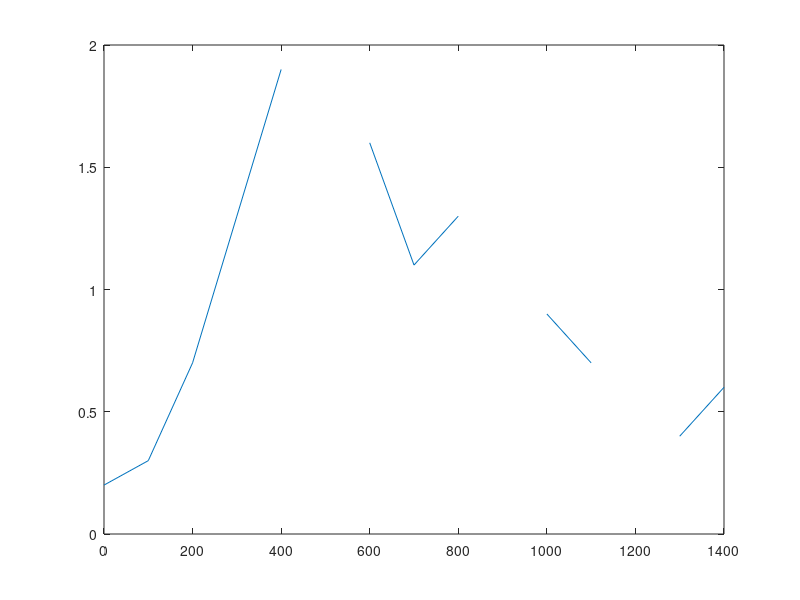

Reproduce this figure in MATLAB.
% Problem 4

speed = [0.2, 0.3, 0.7, 1.3, 1.9, 255, 1.6, 1.1, 1.3, 255, 0.9, ...
0.7, 255, 0.4, 0.6];
time = [0, 100, 200, 300, 400, 500, 600, 700, 800, 900, 1000, ...
1100, 1200, 1300, 1400];

a = sum(speed < 0.5)
% a) three measurements were less than 0.5 m/s
b = time(speed < 0.5)
% b) the times 0, 100, and 1300 corresponded to
% measurements less than 0.5 m/s
c = speed(time > 350 & time < 1050)
% c) the wind speed measurements of 1.9, 255, 1.6, 1.1,
% 1.3, 255, and 0.9 were recorded between 350 and 1050
% seconds
speed(speed == 255) = nan
plot(time, speed)